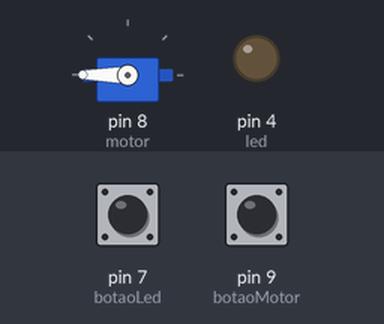
This sketch was run on a simulated Arduino Uno, built with avr-gcc and run on an emulated ATmega328P. Parts: servo, output pins drawn as LEDs (lit = HIGH). The inputs (shaded band) are chosen by the test bench; at power-on: pin 9 (botaoMotor) LOW, pin 7 (botaoLed) LOW. What the sketch prints to the serial monitor is not drawn.

Above: at 1.2 s.
1.3 s: pin 9 (botaoMotor) pulled HIGH for 0.15 s
At 3.4 s:
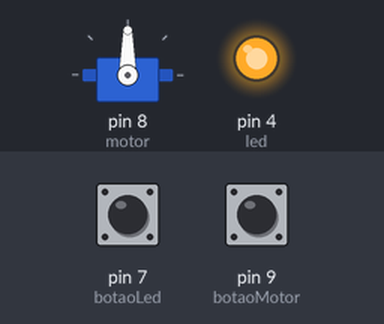
3.7 s: pin 7 (botaoLed) pulled HIGH for 3.2 s
At 7.4 s:
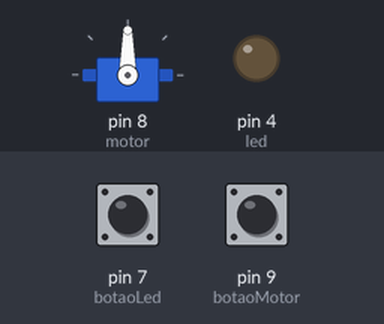
8.4 s: pin 9 (botaoMotor) pulled HIGH for 1 s
At 8.87 s:
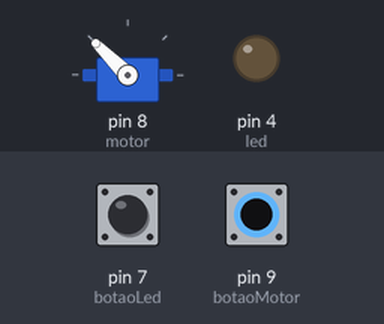
11.7 s: pin 9 (botaoMotor) pulled HIGH for 0.15 s
At 13.8 s:
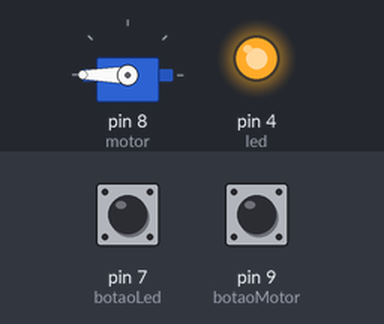
14.1 s: pin 9 (botaoMotor) pulled HIGH for 3.2 s
19.2 s: pin 7 (botaoLed) pulled HIGH for 0.15 s
At 20.5 s:
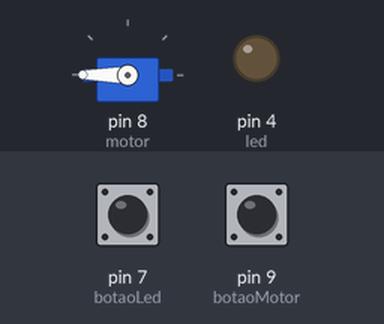
Timing chart, 0 to 21.8 s (numbered marks = the images above; inputs shaded):
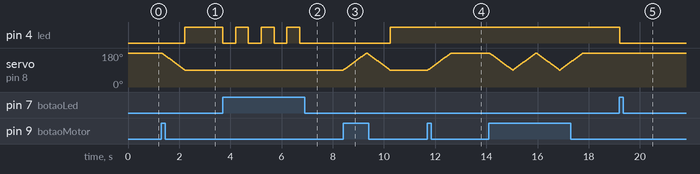

Measured:
- after the input at 1.3 s, pin 4 (led): LOW → HIGH after 0.93 s; servo on pin 8 (motor): moves from 180° to 90° over 0.91 s, starting at once
- after the input at 3.7 s, pin 4 (led): alternates HIGH for 0.50 s and LOW for 0.50 s, 7 changes in all, then stays LOW, starting at once
- after the input at 8.4 s, pin 4 (led): LOW → HIGH after 1.8 s; servo on pin 8 (motor): rises from 90° to 180° in 0.91 s, then falls to 90° in 0.91 s
- after the input at 11.7 s, servo on pin 8 (motor): moves from 90° to 180° over 0.91 s, starting at once
- after the input at 19.2 s, pin 4 (led): HIGH → LOW at once

The sketch:

servoMotor.ino
```cpp
#include <Servo.h>

Servo motor;
const int botaoMotor = 9;
int estadoBotaoMotor = 0;
const int led = 4;
const int botaoLed = 7;
int estadoBotaoLed = 0;

int i;


void setup()
{
  motor.attach(8);
  pinMode(botaoMotor, INPUT);
  Serial.begin(9600);
  motor.write(180);

  pinMode(led, OUTPUT);
  pinMode(botaoLed, INPUT);
}

void loop ()
{

  estadoBotaoMotor = digitalRead(botaoMotor);
  estadoBotaoLed = digitalRead(botaoLed);

  //Teste da posicao do servo motor
  Serial.print(motor.read());
  Serial.print("\n");

  if (estadoBotaoLed == HIGH) {
    digitalWrite(led, !digitalRead(led));
    delay(500);
  }

  if (estadoBotaoMotor == HIGH) {

    if (motor.read() >= 90 && motor.read() <= 100) {
      //Fechar Portao
      //Luz Apaga
      Serial.print(motor.read());
      Serial.print("\n");
      for (i = 90; i <= 180; i++)
      {
        motor.write(i);
        delay(10);
      }
    } else {
      //Abrir portao
      //Luz Acence
      Serial.print(motor.read());
      Serial.print("\n");

      for (i = 180; i >= 90; i--)
      {
        motor.write(i);
        delay(10);
      }
      digitalWrite(led, HIGH);
    }
  }

}
```
